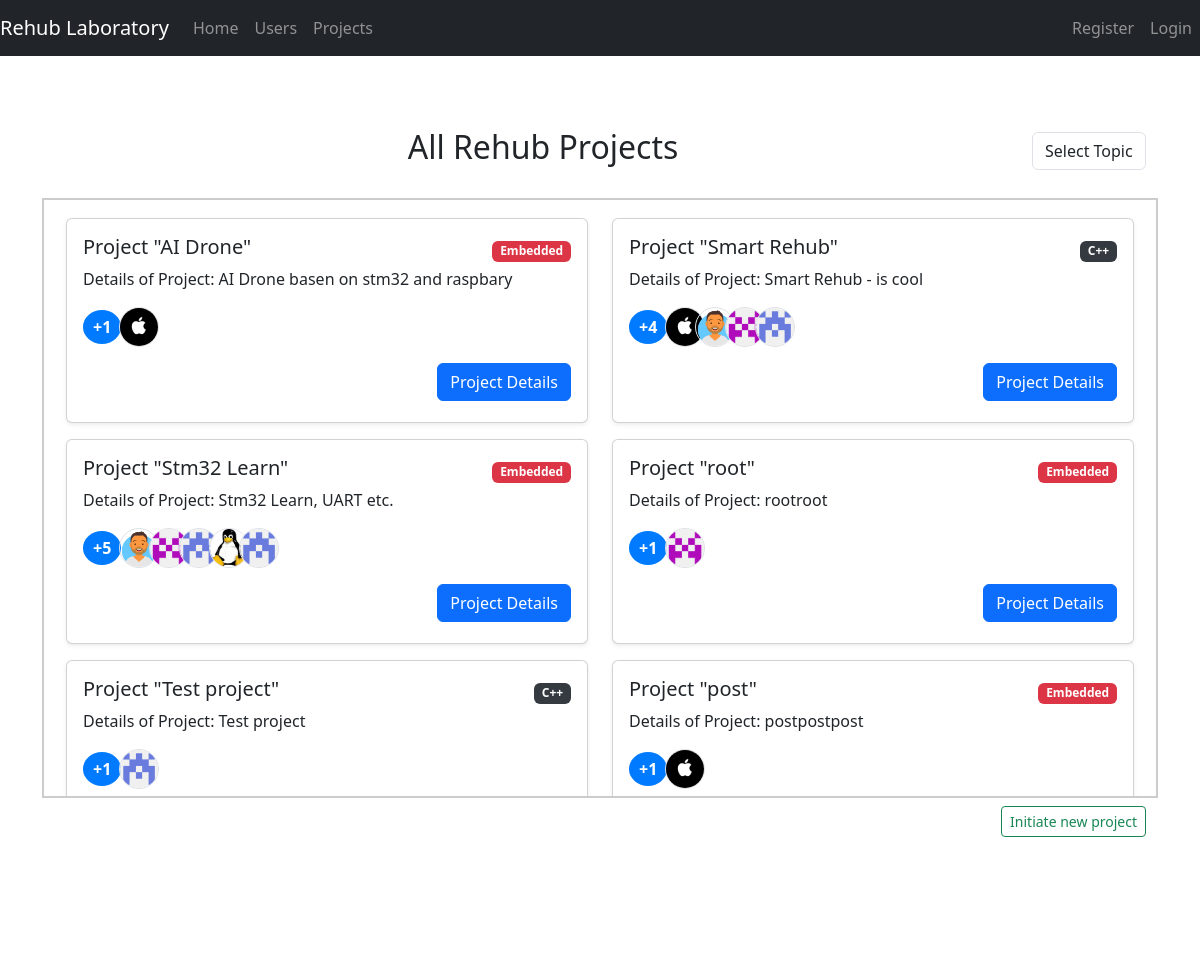
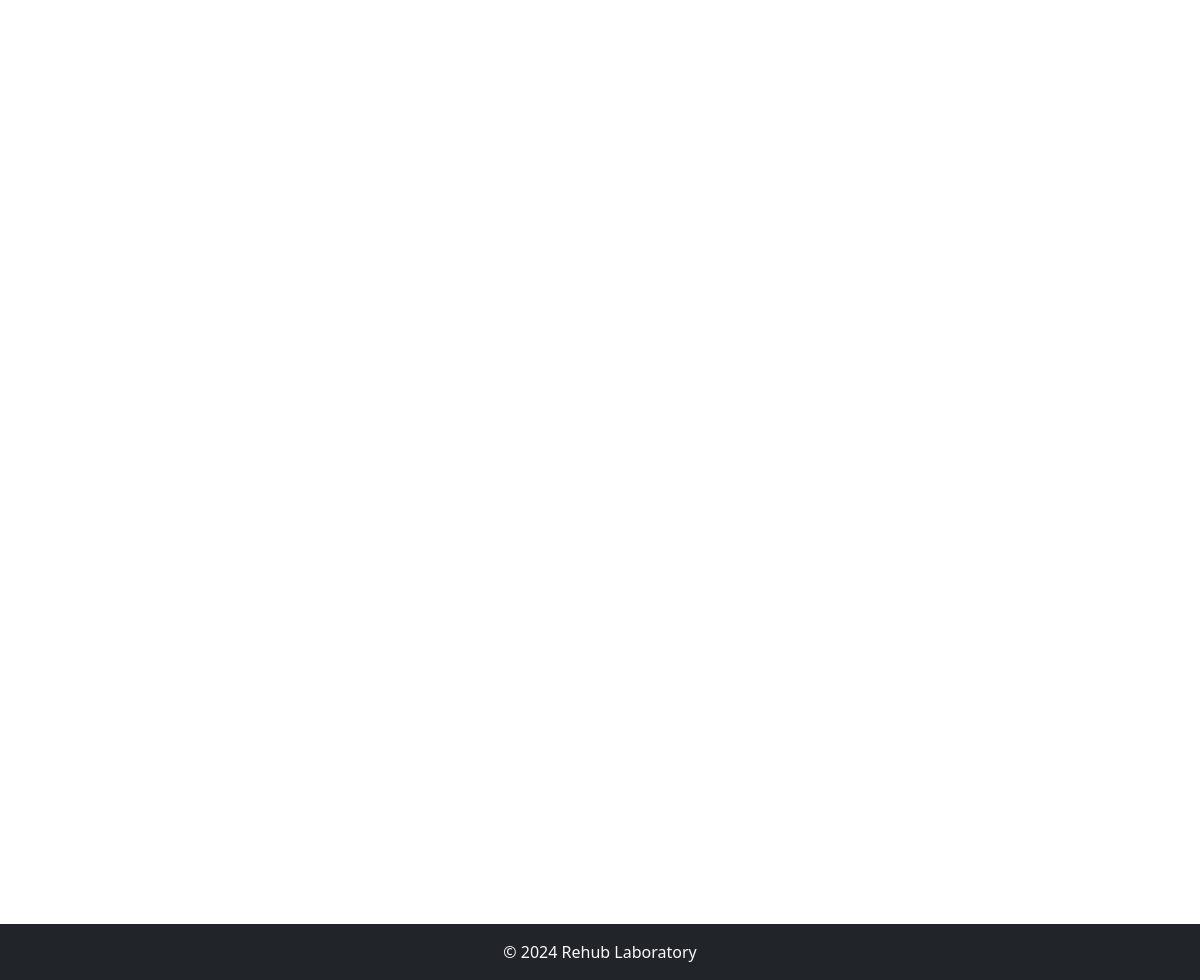
/projects/, run on the app's committed database (2 pictures, top to bottom).
### forum/models.py (models this page shows)
class Post(models.Model):
    slug = models.SlugField(max_length = 255, unique = True,db_index = True,verbose_name = 'URL',null=True)
    title = models.CharField(max_length=100)
    status = models.IntegerField(null = True)
    description = models.TextField(null=True)
    created_time = models.DateField(auto_now_add=True)
    updated_time = models.DateField(auto_now=True)
    is_published  = models.BooleanField()
    photo = models.ImageField(upload_to = 'photos/%Y/%m/%d/')
    created_by = models.ForeignKey(settings.AUTH_USER_MODEL, on_delete=models.CASCADE,related_name='created_posts',null=True)
    users = models.ManyToManyField(settings.AUTH_USER_MODEL, related_name='user_projects')
    topic =  models.ForeignKey(Topic, on_delete=models.CASCADE,null=True)
    def __str__(self):
        return f"{self.title}"
    def get_absolute_url(self):
        return reverse('project',kwargs={'slug':self.slug})

class Topic(models.Model):
    title = models.CharField(max_length=100)
    created_by = models.ForeignKey(settings.AUTH_USER_MODEL, on_delete=models.CASCADE)
    created_at = models.DateTimeField(auto_now_add=True)
    color = models.CharField(max_length=100,null=True)
    def __str__(self):
        return self.title

class CustomUser(AbstractUser):
    slug = models.SlugField(max_length = 255, unique = True,db_index = True,verbose_name = 'URL',null=True)
    photo = models.ImageField(upload_to='user_photos/', null=True, blank=True)
    specialization = models.CharField(max_length=100,null=True)
    telegram = models.CharField(max_length=100,null=True)
    course = models.IntegerField(null = True)
    description_profile = models.TextField(null=True)
    def get_absolute_url(self):
        return reverse('profile',kwargs={'slug':self.slug})

### forum/views.py (the view)
# urls.py: path('projects/',Projects.as_view(),name = 'about'),
class Projects(UserMixin,ListView):
    model = Post
    template_name = 'forum/projects.html'
    context_object_name = 'projects'
    list_colors = ['badge-primary','badge-secondary','badge-success','badge-danger','badge-warning',' badge-info','badge-dark']
    def get_queryset(self):
        queryset = super().get_queryset()
        topic_filter = self.request.GET.get('topic_filter')
        if topic_filter:
            topic = Topic.objects.get(title=topic_filter)
            topic_id = topic.id
            print(f"----- {topic_id}")
            if topic_filter:
                queryset = queryset.filter(topic=topic_id)
        return queryset
    def get_context_data(self, **kwargs):
        context = super().get_context_data(**kwargs)
        context['posts_with_users'] = self.get_posts_with_users()
        unique_users = {post.title: len(post.users.all()) for post in Post.objects.all()}
        context['unique_users'] = unique_users
        context['topics'] = Topic.objects.all()
        if self.request.user.id != None:
            context.update(self.get_user_details_by_id(self.request.user.id))
        return context

### forum/templatetags/custom_filters.py (called while the page is built)
@register.filter
def get(dictionary, key):
    return dictionary.get(key)

### forum/utils.py (called while the page is built)
    def get_posts_with_users(self):
        print(self.get_queryset())
        return [(post, post.users.all(),post.topic.color if post.topic else None) for post in self.get_queryset()]

### forum/templates/forum/projects.html (shortened to what this page needs)
{% extends 'forum/base.html' %}
{% load custom_filters %}
{% block content %}
<div class="container-fluid">
    <div class="row my-4 align-items-center">
        {% if request.user.is_authenticated %}
        <div class="col-md-3">
            <h3 class="text-center text-md-left">My Profile</h3>
        </div>
        <div class="col-md-6 text-center">
            <h2>All Rehub Projects</h2>
        </div>
        <div class="col-md-3">
            <form method="GET" action="" class="form-inline justify-content-end">
                <select name="topic_filter" class="form-control" onchange="this.form.submit()">
                    <option value="">Select Topic</option>
                    {% for topic in topics %}
                    <option value="{{ topic }}" {% if request.GET.topic_filter == topic %}selected{% endif %}>{{ topic }}</option>
                    {% endfor %}
                </select>
            </form>
        </div>
        {% else %}
        <div class="col-12">
            <div class="d-flex justify-content-between align-items-center">
                <h2 class="flex-grow-1 text-center">All Rehub Projects</h2>
                <form method="GET" action="" class="d-flex justify-content-end">
                    <select name="topic_filter" class="form-control" onchange="this.form.submit()">
                        <option value="">Select Topic</option>
                    </select>
                </form>
            </div>
        </div>
        {% endif %}
    </div>
    <div class="row">
        <div class="{% if request.user.is_authenticated %}col-md-9{% else %}col-md-12{% endif %}">
            <div class="row projects-section">
                {% for post, users, color in posts_with_users %}
                <div class="col-md-6 my-2">
                    <div class="card h-100 shadow-sm">
                        <div class="card-body">
                            <div class="d-flex align-items-center justify-content-between">
                                <h5 class="card-title">Project "{{ post.title }}"</h5>
                                <span class="badge {{color}}">{{ post.topic }}</span>
                            </div>
                            <p class="card-text">Details of Project: {{ post.description }}</p>
                            <div class="d-flex align-items-center">
                                <div class="user-count mr-2">+{{ unique_users|get:post.title }}</div>
                                {% for user in users %}
                                <a href="{{user.get_absolute_url}}">
                                    <img src="{{ user.photo.url }}" alt="{{ user.username }}'s photo" class="user-image rounded-circle border">
                                </a>
                                {% endfor %}
                            </div>
                            <a href="{{ post.get_absolute_url }}" class="btn btn-primary mt-3 float-right">Project Details</a>
                        </div>
                    </div>
                </div>
                {% endfor %}
            </div>
            <div class="text-right my-2">
                <a href="/addproject/" class="btn btn-outline-success btn-sm">Initiate new project</a>
            </div>
        </div>
    </div>
</div>
{% endblock %}

### forum/static/forum/css/style.css (style rules this page uses)
body { display: flex; flex-direction: column; min-height: 100vh; }
.projects-section { border: 2px solid #ccc; padding: 10px; max-height: 600px; overflow-y: auto; }
.card { margin-bottom: 5px; }

### forum/static/forum/css/projects.css (style rules this page uses)
.user-count { background-color: #007bff; color: white; padding: 5px 10px; border-radius: 50%; font-weight: bold; }
.user-image { width: 40px; height: 40px; border-radius: 50%; margin-left: -10px; border: 2px solid white; }
.card-title { display: block; }

### data on the page
Post: title "AI Drone", topic "Embedded", description "AI Drone basen on stm32 and raspbary", title "1"
CustomUser: photo (picture)
Post: title "Smart Rehub", topic "C++", description "Smart Rehub - is cool", title "4"
CustomUser: photo (picture)
CustomUser: photo (picture)
CustomUser: photo (picture)
Post: title "Stm32 Learn", topic "Embedded", description "Stm32 Learn, UART etc.", title "5"
CustomUser: photo (picture)
CustomUser: photo (picture)
Post: title "root", topic "Embedded", description "rootroot", title "1"
Post: title "Test project", topic "C++", description "Test project", title "1"
Post: title "post", topic "Embedded", description "postpostpost", title "1"
